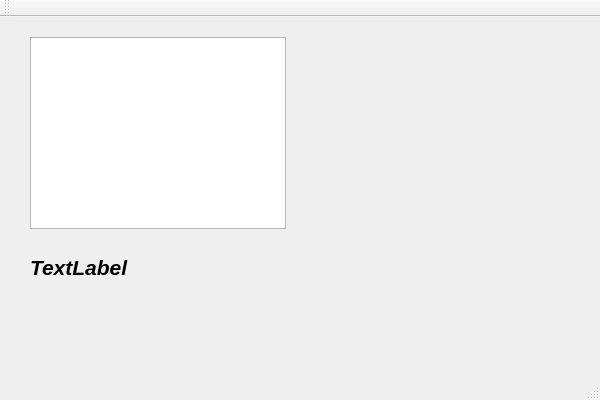
<?xml version="1.0" encoding="UTF-8"?>
<ui version="4.0">
 <class>ViewSpeciesClassClass</class>
 <widget class="QMainWindow" name="ViewSpeciesClassClass">
  <property name="geometry">
   <rect>
    <x>0</x>
    <y>0</y>
    <width>600</width>
    <height>400</height>
   </rect>
  </property>
  <property name="windowTitle">
   <string>ViewSpeciesClass</string>
  </property>
  <widget class="QWidget" name="centralWidget">
   <widget class="QListWidget" name="BacteriumListWidget">
    <property name="geometry">
     <rect>
      <x>30</x>
      <y>20</y>
      <width>256</width>
      <height>192</height>
     </rect>
    </property>
   </widget>
   <widget class="QLabel" name="NameLabel">
    <property name="geometry">
     <rect>
      <x>30</x>
      <y>230</y>
      <width>151</width>
      <height>41</height>
     </rect>
    </property>
    <property name="font">
     <font>
      <pointsize>16</pointsize>
      <italic>true</italic>
      <bold>true</bold>
     </font>
    </property>
    <property name="text">
     <string>TextLabel</string>
    </property>
   </widget>
  </widget>
  <widget class="QMenuBar" name="menuBar">
   <property name="geometry">
    <rect>
     <x>0</x>
     <y>0</y>
     <width>600</width>
     <height>21</height>
    </rect>
   </property>
  </widget>
  <widget class="QToolBar" name="mainToolBar">
   <attribute name="toolBarArea">
    <enum>TopToolBarArea</enum>
   </attribute>
   <attribute name="toolBarBreak">
    <bool>false</bool>
   </attribute>
  </widget>
  <widget class="QStatusBar" name="statusBar"/>
 </widget>
 <layoutdefault spacing="6" margin="11"/>
 <resources/>
 <connections/>
</ui>
